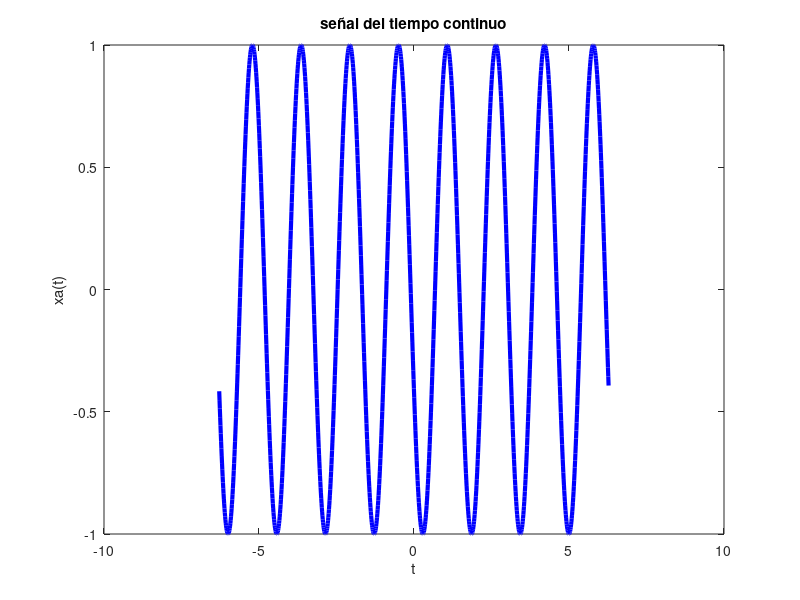

Here is the MATLAB script that generated this plot:
A = 1;
Omega = 4;
Theta = 2;
t = -2*pi : 0.01 : 2*pi;
xa = A * cos( Omega * t + Theta);
plot(t, xa, 'b', 'LineWidth', 3);
title ('señal del tiempo continuo');
xlabel('t'); ylabel('xa(t)');
